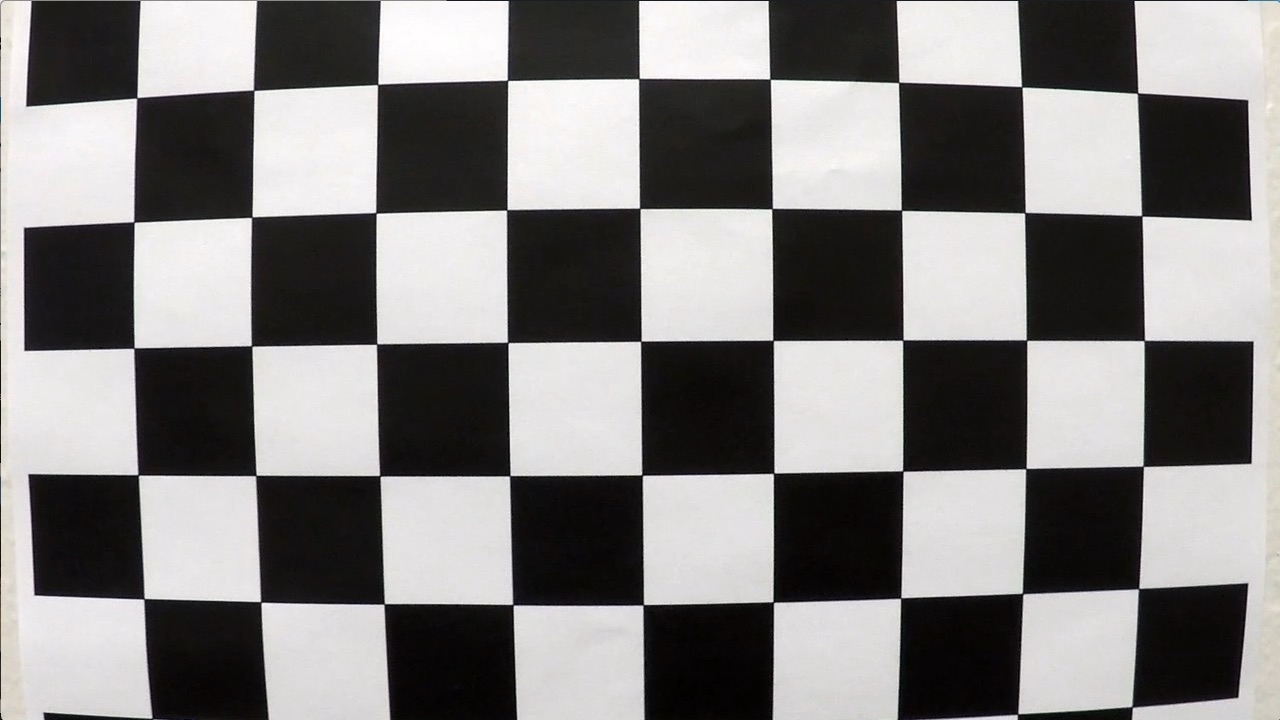
#> input picture test_images/calibration1.jpg, 1280 x 720 px, given as the content of the folder camera_cal, which was not available; the run also reads 1 picture not shown here
$ jupyter execute --allow-errors P4_Solution.ipynb   (shell and % lines are left out)   (older library calls are emulated)   (text cells are left out)
#> lines starting #> are read from the running program, lines starting #| are printed output that depends on the picture; after the words box and inside, x2 and y2 are one past the last pixel; in counts of white or black regions, pixels touching at a corner belong together; pictures that were not available may be replaced by others from this repository, and a replacement may not be noted
[cell 1]
import numpy as np
import cv2
import glob
import matplotlib.pyplot as plt

def get_camcal_parameters():
    # prepare object points, like (0,0,0), (1,0,0), (2,0,0) ....,(6,5,0)
    objp = np.zeros((6*9,3), np.float32)
    objp[:,:2] = np.mgrid[0:9,0:6].T.reshape(-1,2)

    # Arrays to store object points and image points from all the images.
    objpoints = [] # 3d points in real world space
    imgpoints = [] # 2d points in image plane.

    # Make a list of calibration images
    images = glob.glob('camera_cal/calibration*.jpg')

    # Step through the list and search for chessboard corners
    for fname in images:
        print(fname)
        img = cv2.imread(fname)
#> img is the input picture: shape (720, 1280, 3); mean B, G, R 127.8, 128.4, 130.1
        #print(img)
        gray = cv2.cvtColor(img,cv2.COLOR_BGR2GRAY)

        # Find the chessboard corners
        ret, corners = cv2.findChessboardCorners(gray, (9,6),None)
#> ret = False; corners = None

        # If found, add object points, image points
        print(ret)
#| False
        #plt.imshow(img)
        #plt.show()
        if ret == True:
            objpoints.append(objp)
            imgpoints.append(corners)

            # Draw and display the corners
            #img = cv2.drawChessboardCorners(img, (9,6), corners, ret)
            cv2.imshow('img',img)

            cv2.waitKey(500)

    cv2.destroyAllWindows()
    return objpoints,imgpoints

[cell 2]
import matplotlib.image as mpimg

def undistort_img(img,objpoints,imgpoints):
    img_size = (img.shape[1], img.shape[0])
    ret, mtx, dist, rvecs, tvecs = cv2.calibrateCamera(objpoints, imgpoints, img_size,None,None)
    dst = cv2.undistort(img, mtx, dist, None, mtx)
    # [7 lines of commented-out code are left out]
    return dst

[cell 3]
objpoints, imgpoints=get_camcal_parameters()

[cell 4]
img = mpimg.imread('camera_cal/calibration1.jpg')
#> (the rest of this cell did not finish here and is left out)


[cell 5]
distorted_images = glob.glob('test_images/*.jpg')
#> (the rest of this cell did not finish here and is left out)

[cell 6]
# [108 lines left out: functions abs_sobel_thresh, mag_thresh, dir_threshold, combine_threshold, color_threshold, pipeline1, not called in this run]

def pipeline(img, s_thresh=(170, 255), sx_thresh=(20, 100)):
    img = np.copy(img)
    # Convert to HLS color space and separate the V channel
    hls = cv2.cvtColor(img, cv2.COLOR_RGB2HLS)
    gray = cv2.cvtColor(img, cv2.COLOR_RGB2GRAY)

    l_channel = hls[:,:,1]
    s_channel = hls[:,:,2]
    # Sobel x
    sobelx = cv2.Sobel(l_channel, cv2.CV_64F, 1, 0) # Take the derivative in x
    abs_sobelx = np.absolute(sobelx) # Absolute x derivative to accentuate lines away from horizontal
    scaled_sobel = np.uint8(255*abs_sobelx/np.max(abs_sobelx))

    # Threshold x gradient
    sxbinary = np.zeros_like(scaled_sobel)
    sxbinary[(scaled_sobel >= sx_thresh[0]) & (scaled_sobel <= sx_thresh[1])] = 1

    # Threshold color channel
    s_binary = np.zeros_like(s_channel)
    s_binary[(s_channel >= s_thresh[0]) & (s_channel <= s_thresh[1])] = 1
    # Stack each channel
    # Note color_binary[:, :, 0] is all 0s, effectively an all black image. It might
    # be beneficial to replace this channel with something else.
    color_binary = np.dstack(( np.zeros_like(sxbinary), sxbinary, s_binary)) * 255

    combined_binary = np.zeros_like(sxbinary)
    combined_binary[(s_binary == 1) | (sxbinary == 1)] = 1
    return combined_binary

[cell 7]
distorted_images = glob.glob('test_images/*.jpg')
#> (the rest of this cell did not finish here and is left out)

[cell 8]
straight_line1_img=mpimg.imread('test_images/straight_lines1.jpg')

print(straight_line1_img.shape)
#| (720, 1280, 3)

def convert_bird_view(img):
    src= np.float32([[260,684],[609,441],[667,441],[1035,677]])
    img_size = (img.shape[1], img.shape[0])
    src = np.float32([[303, 660],
                      [562, 472],
                      [725, 472],
                      [1003, 660]])

    offset=100
    dst = np.float32([[offset, img_size[1]-offset],
                     [offset, offset],
                     [img_size[0] - offset, offset],
                     [img_size[0] - offset, img_size[1]-offset ]])

    M = cv2.getPerspectiveTransform(src, dst)
    MInv = cv2.getPerspectiveTransform(dst, src)
    return M,MInv

def perspective_transform(img,M,MInv):
    img_size=(img.shape[1],img.shape[0])
    warped_img = cv2.warpPerspective(img, M, img_size)
    warped_img_inv = cv2.warpPerspective(warped_img, MInv, img_size)
    return warped_img,warped_img_inv

[cell 9]
plt.imshow(straight_line1_img)
#plt.imshow(img)
plt.plot(260,684,'.')
plt.plot(609,441,'.')
plt.plot(667,441,'.')
plt.plot(1035,677,'.')
plt.show()
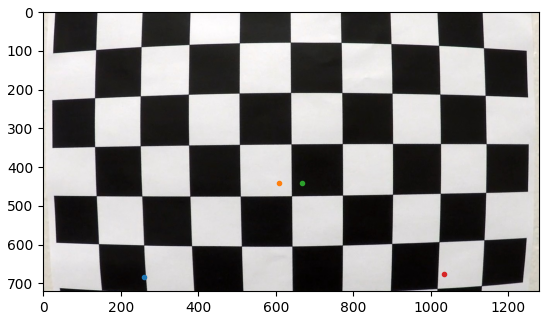
#> figure drawn by matplotlib, 1 panel

[cell 10]
plt.imshow(straight_line1_img)
#plt.imshow(img)
plt.plot(260,684,'.')
plt.plot(609,441,'.')
plt.plot(667,441,'.')
plt.plot(1035,677,'.')
plt.show()

[cell 11]
M,MInv=convert_bird_view(straight_line1_img)
#> M = [[-0.911, -1.5, 1204.6], [-1.02e-15, -1.87, 871.1], [-1.71e-18, -0.00241, 1]]; MInv = [[0.132, -0.824, 559], [7.23e-17, -0.533, 464.7], [0, -0.00129, 1]]

straight_lines_1_warp,straight_lines_1_warp_inv = perspective_transform(straight_line1_img,M,MInv)
#> in perspective_transform, `warped_img = cv2.warpPerspective(img, M, img_size)`:
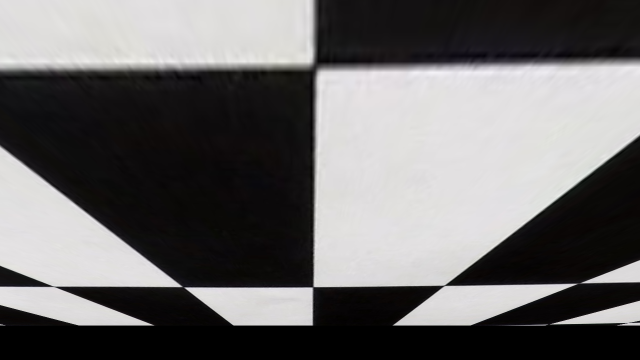
#> warped_img: shape (720, 1280, 3) (shown at 1/2 size); mean R, G, B 108, 106.5, 106.7

plt.imshow(straight_line1_img)
plt.show()

f, ( ax1,ax2) = plt.subplots(1, 2, sharey=True)
f.set_size_inches([15., 4.])
ax1.imshow(straight_lines_1_warp)
ax2.imshow(straight_lines_1_warp_inv)


test_images = glob.glob('test_images/*.jpg')

for filenmae in test_images:
    img=mpimg.imread(filenmae)
    img_warp,img_warp_inv = perspective_transform(straight_line1_img,M,MInv)
    f, ( ax1,ax2) = plt.subplots(1, 2, sharey=True)
    f.set_size_inches([15., 4.])
    ax1.imshow(img_warp)
    ax2.imshow(img_warp_inv)

[cell 12]
binary_image=pipeline(straight_lines_1_warp)
#> in pipeline, `sobelx = cv2.Sobel(l_channel, cv2.CV_64F, 1, 0)`:
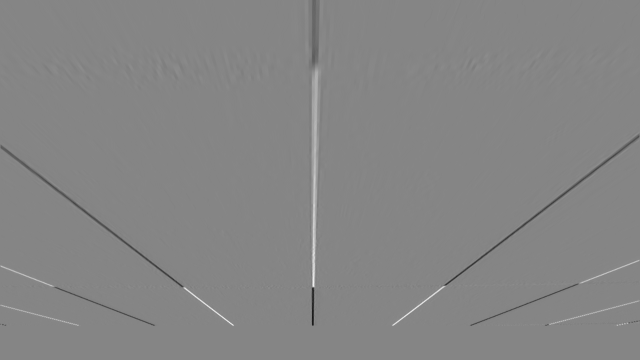
#> sobelx: shape (720, 1280) float64 (shown at 1/2 size); min -534, max 487, mean -0.3; drawn with min black and max white
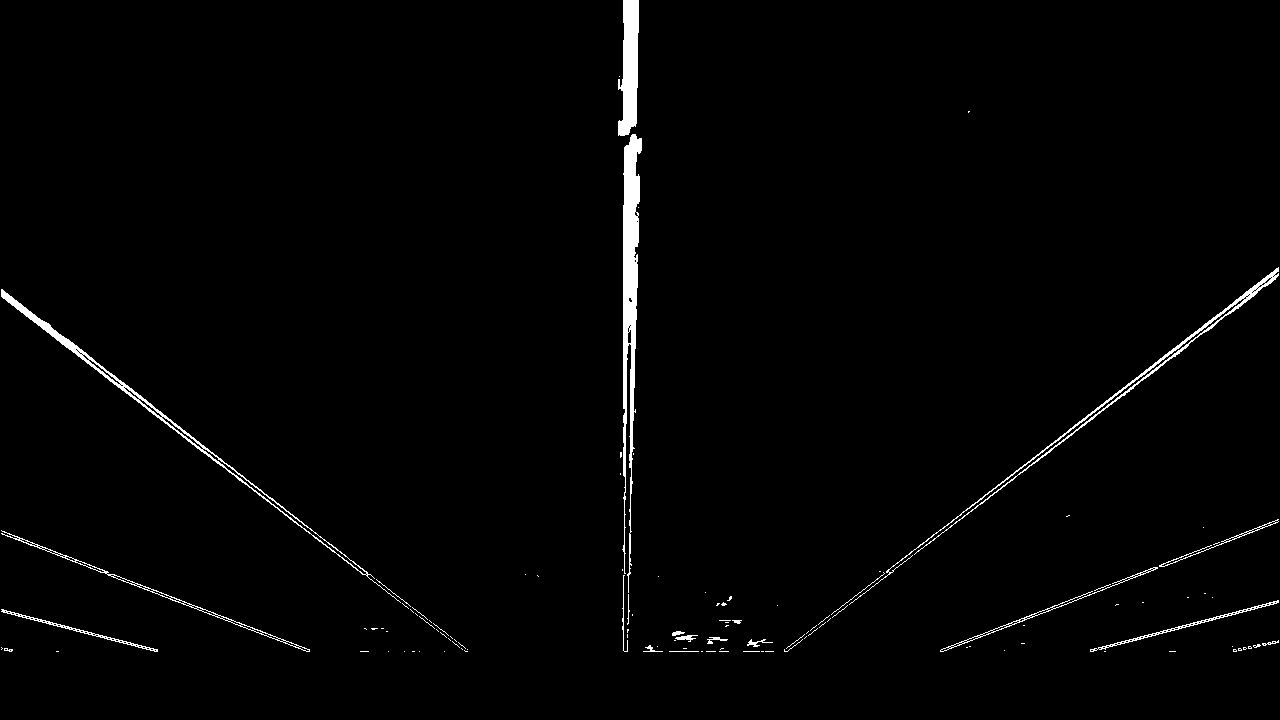
#> binary_image: shape (720, 1280); values 0 (black) and 1 (white), 1.5% white; 115 white regions (92 under 20 px), largest, box (x1, y1, x2, y2) and area: (622, 134, 642, 593) 4188, (1, 289, 401, 603) 2190, (849, 267, 1279, 605) 2070
plt.imshow(binary_image,cmap='gray')
plt.show()

[cell 13]
for filenmae in test_images:
    img=mpimg.imread(filenmae)
    img_warp,img_warp_inv = perspective_transform(straight_line1_img,M,MInv)
    f, ( ax1,ax2) = plt.subplots(1, 2, sharey=True)
    f.set_size_inches([15., 4.])
    ax1.imshow(img)
    binary_image=pipeline(img_warp,s_thresh=(255,0))
#> (the rest of the program and of its run is left out)
